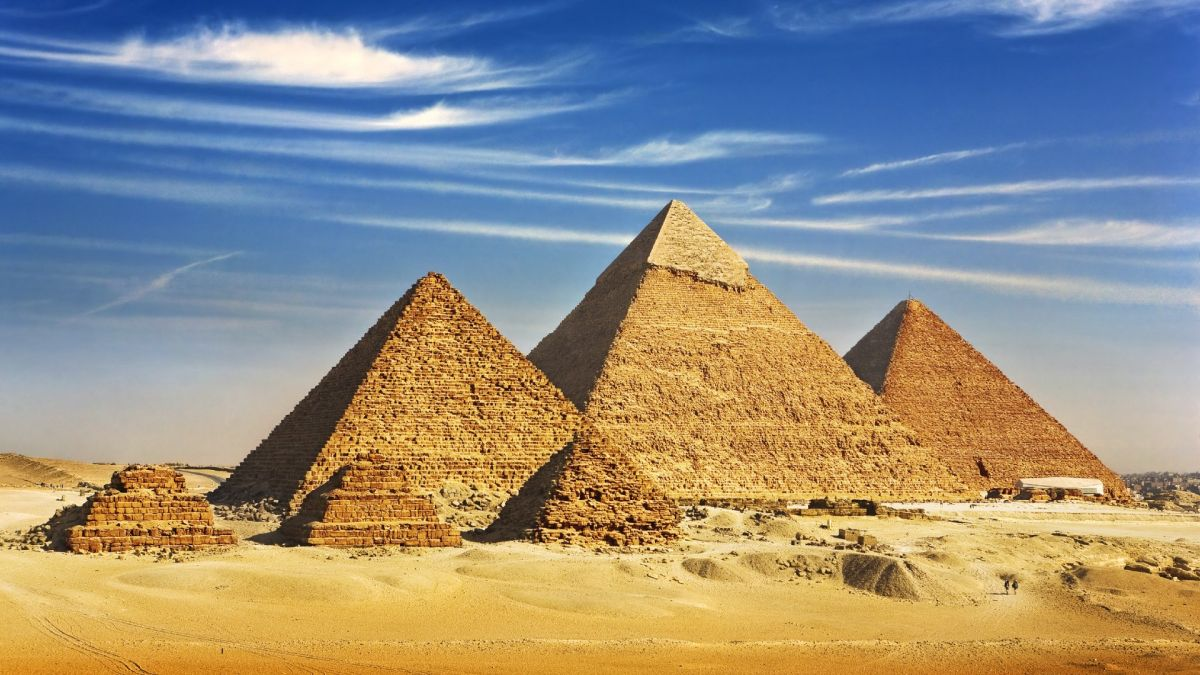
#> input picture output images/giza.jpg, 1200 x 675 px
$ jupyter execute masks.ipynb
#> lines starting #> are read from the running program, lines starting #| are printed output that depends on the picture; after the words box and inside, x2 and y2 are one past the last pixel; in counts of white or black regions, pixels touching at a corner belong together
# generating a mask on an image

### A mask is a filter applied on an imgage by tracking a color in it.
### A mask is an image which only highlights that part of the image where the colour that is being tracked is present and the remaining part of the image is blackened.
### A masked image is the result of a bitwise and operation on the mask and hte actual source image.

[cell 1]
import cv2
import pandas
import numpy as np

[cell 2]
image = cv2.imread("output images//giza.jpg")
#> image is the input picture: shape (675, 1200, 3); mean B, G, R 133.2, 143.2, 146.8

[cell 3]
hsv = cv2.cvtColor(image, cv2.COLOR_BGR2HSV)
#> hsv: shape (675, 1200, 3); mean H, S, V 61.4, 129.6, 186.8

[cell 4]
lower_yellow = np.array([15,50,180])
upper_yellow = np.array([40,255,255])

# Create a mask. Threshold the HSV image to get only yellow colors
mask = cv2.inRange(hsv, lower_yellow, upper_yellow)
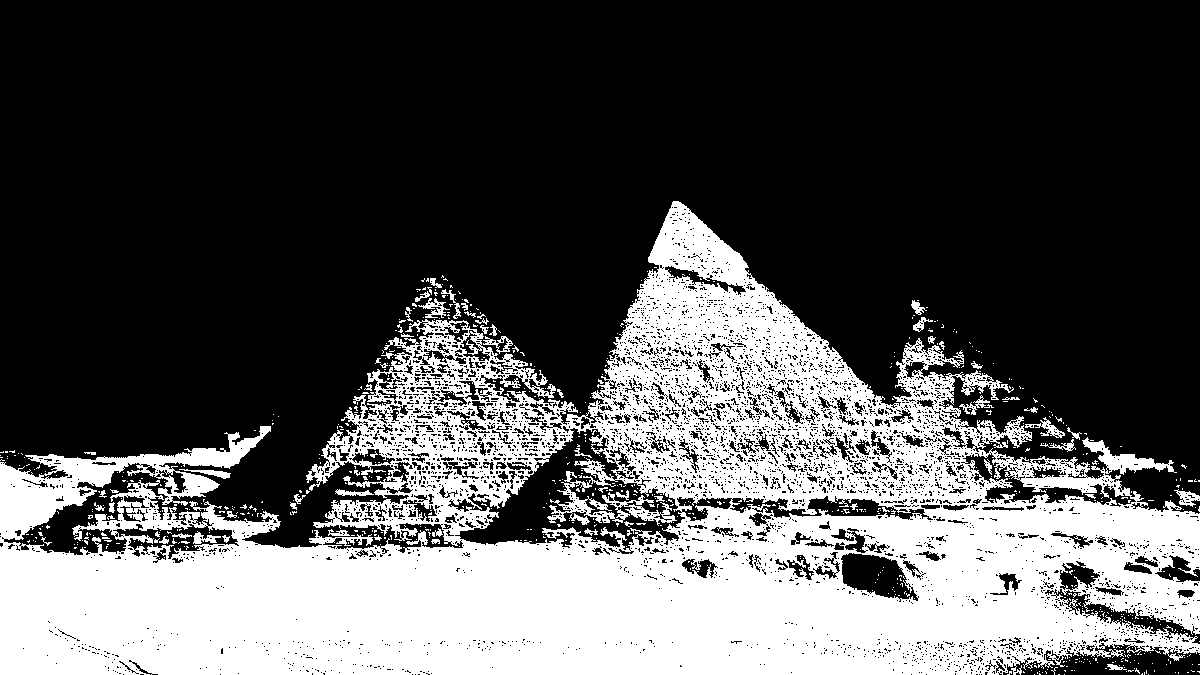
#> mask: shape (675, 1200); 32.6% white; 755 white regions (696 under 20 px), largest, box (x1, y1, x2, y2) and area: (0, 201, 1200, 675) 257978, (1025, 417, 1065, 438) 242, (418, 298, 450, 318) 238
cv2.imwrite("output images//mask.jpg", mask)
#> Out = True

[cell 5]
maskimg = cv2.bitwise_and(image, image, mask=mask)
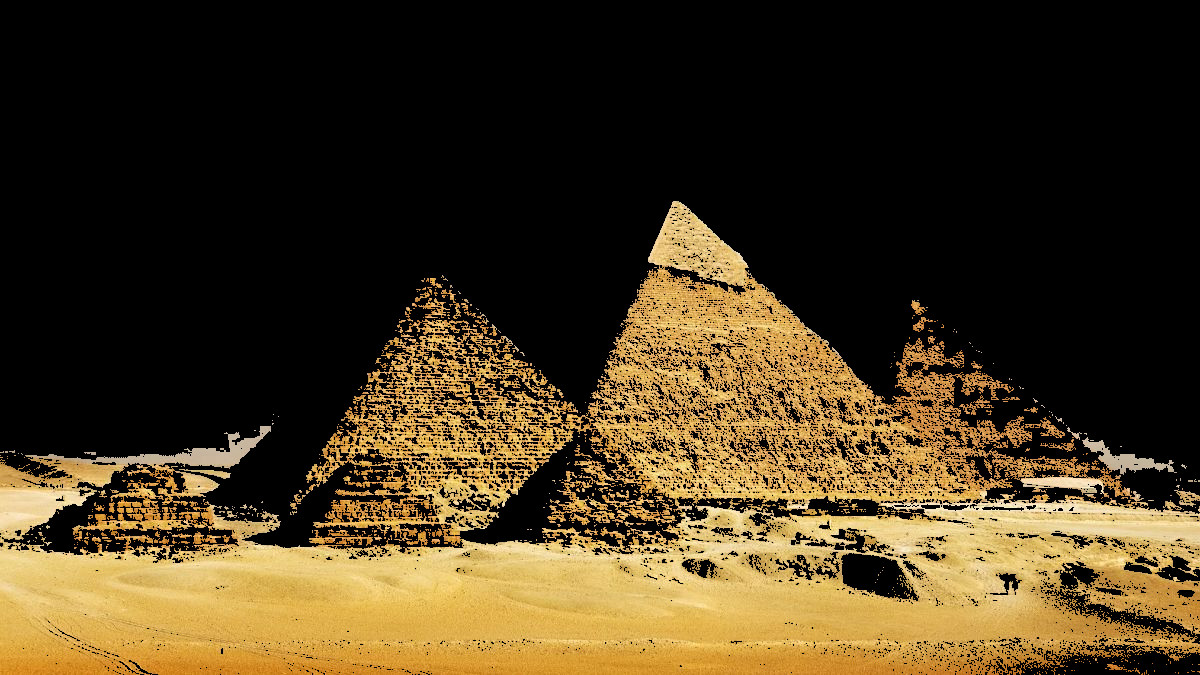
#> maskimg: shape (675, 1200, 3); mean B, G, R 30.5, 56.9, 71.6
cv2.imwrite("output images//masked image.jpg", maskimg)
cv2.waitKey(0)
